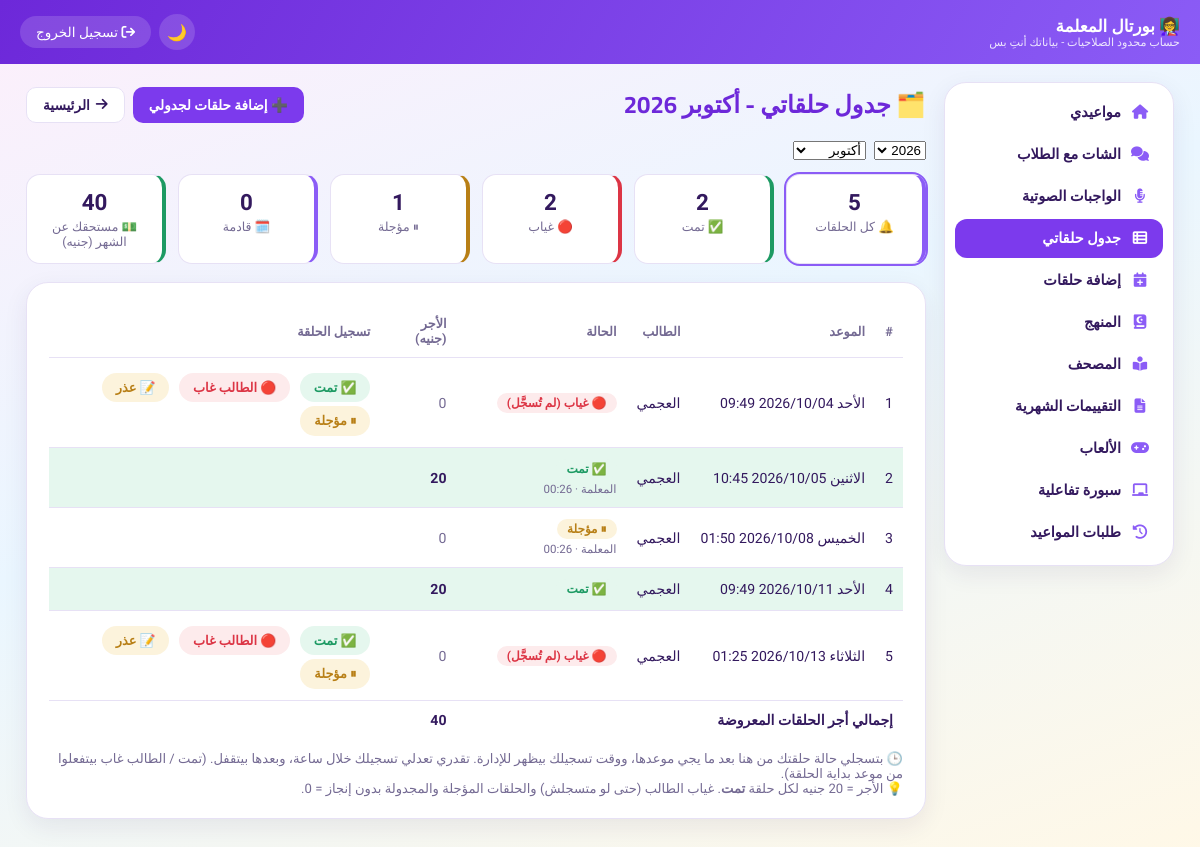
The page /teacher-portal/my-lessons/ (signed in) on the database its author committed.
### core/models.py (models this page shows, shortened)
class Lesson(models.Model):
    STATUS_CHOICES = [
        ('scheduled', 'مجدولة'),
        ('completed', 'تمت'),
        ('student_absent', 'الطالب غائب'),
        ('excused', 'عذر'),
        ('teacher_absent', 'المعلمة لم تتمكن من الحضور'),
        ('cancelled', 'مؤجلة'),
        ('unregistered', 'غير مسجلة'),
    ]
    student = models.ForeignKey(Student, on_delete=models.CASCADE, related_name='lessons', verbose_name="الطالب")
    teacher = models.ForeignKey(Teacher, on_delete=models.CASCADE, related_name='lessons', verbose_name="المعلمة")
    scheduled_at = models.DateTimeField(verbose_name="موعد الحلقة")
    duration_minutes = models.PositiveIntegerField(default=30, verbose_name="مدة الحلقة (دقيقة)")
    status = models.CharField(max_length=20, choices=STATUS_CHOICES, default='scheduled', verbose_name="الحالة")
    status_recorded_at = models.DateTimeField(null=True, blank=True, verbose_name="وقت تسجيل الحالة")
    started_at = models.DateTimeField(null=True, blank=True, verbose_name="وقت بدء الحلقة فعليًا")
    auto_flagged = models.BooleanField(default=False, verbose_name="اتحسبت غياب تلقائيًا من غير ما تتسجل")
    was_late = models.BooleanField(default=False, verbose_name="اتأخرت المعلمة في الحضور")
    CREATOR_CHOICES = [('admin', 'الإدارة / المشرفة'), ('teacher', 'المعلمة')]
    RECORDER_CHOICES = [('teacher', 'المعلمة'), ('supervisor', 'المشرفة'), ('admin', 'الإدارة')]
    created_by = models.CharField(max_length=10, choices=CREATOR_CHOICES, default='admin', verbose_name="أضافها")
    recorded_by = models.CharField(max_length=12, choices=RECORDER_CHOICES, blank=True, default='', verbose_name="سجّل الحالة")
    notes = models.TextField(blank=True, null=True, verbose_name="ملاحظات على الحلقة")
    created_at = models.DateTimeField(auto_now_add=True, verbose_name="تاريخ الإنشاء")
    class Meta:
        verbose_name = "حلقة"
        verbose_name_plural = "الحلقات"
        ordering = ['scheduled_at']
    def end_time(self):
        return self.scheduled_at + timezone.timedelta(minutes=self.duration_minutes)
    def is_overdue_unrecorded(self):
        return self.status == 'scheduled' and timezone.now() > self.end_time()
    def effective_status(self):
        if self.is_overdue_unrecorded():
            return 'student_absent'
        return self.status
    def was_auto_defaulted(self):
        return self.is_overdue_unrecorded()
    def earned_amount(self):
        return float(self.teacher.lesson_rate) if self.status == 'completed' else 0.0
    def table_group(self):
        eff = self.effective_status()
        if eff == 'completed':
            return 'completed'
        if eff in ('student_absent', 'excused', 'teacher_absent', 'unregistered'):
            return 'absent'
        if eff == 'cancelled':
            return 'postponed'
        return 'upcoming'
    def status_label(self):
        if self.was_auto_defaulted():
            return 'غياب (لم تُسجَّل)'
        return self.get_status_display()
    TEACHER_MARK_LABELS = {
        'completed': '✅ تمت',
        'student_absent': '🔴 الطالب غاب',
        'excused': '📝 عذر',
        'cancelled': '⏸ مؤجلة',
    }
    def teacher_mark_options(self, now=None):
        now = now or timezone.now()
        recent_own = (
            self.recorded_by == 'teacher' and self.status_recorded_at
            and now - self.status_recorded_at <= timezone.timedelta(minutes=TEACHER_REMARK_WINDOW_MINUTES)
        )
        if not (self.status == 'scheduled' or recent_own):
            return []
        options = ['excused', 'cancelled']
        if now >= self.scheduled_at:
            options = ['completed', 'student_absent'] + options
        return [o for o in options if o != self.status]
    def teacher_mark_choices(self):
        return [(s, self.TEACHER_MARK_LABELS[s]) for s in self.teacher_mark_options()]
    def teacher_can_delete(self, now=None):
        now = now or timezone.now()
        return self.created_by == 'teacher' and self.status == 'scheduled' and self.scheduled_at > now
    def recorded_by_label(self):
        return dict(self.RECORDER_CHOICES).get(self.recorded_by, '')

class Student(models.Model):
    STATUS_CHOICES = [('active', 'مقيد'), ('inactive', 'غير مقيد')]
    PAYMENT_STATUS_CHOICES = [('paid', 'مدفوع'), ('pending', 'مستحق'), ('overdue', 'متأخر')]
    ENROLLMENT_TYPE_CHOICES = [('new', 'طالب جديد'), ('existing', 'طالب مسجل من قبل')]
    SOURCE_CHOICES = [
        ('ad', 'إعلان'),
        ('referral', 'توصية'),
        ('website', 'الموقع'),
        ('social_media', 'سوشيال ميديا'),
        ('other', 'أخرى'),
    ]
    country = models.ForeignKey(Country, on_delete=models.CASCADE, related_name='students', verbose_name="الدولة")
    teacher = models.ForeignKey(Teacher, on_delete=models.SET_NULL, null=True, blank=True, related_name='students', verbose_name="المعلمة")
    name = models.CharField(max_length=255, verbose_name="اسم الطالب")
    age = models.PositiveIntegerField(null=True, blank=True, verbose_name="السن")
    phone = models.CharField(max_length=20, blank=True, null=True, verbose_name="رقم الهاتف")
    guardian_phone = models.CharField(max_length=20, blank=True, null=True, verbose_name="هاتف ولي الأمر")
    user = models.OneToOneField(
        settings.AUTH_USER_MODEL, null=True, blank=True,
        on_delete=models.SET_NULL, related_name='core_student',
        verbose_name="حساب دخول بوابة الطالب"
    )
    governorate = models.CharField(max_length=100, blank=True, null=True, verbose_name="المحافظة")
    package_name = models.CharField(max_length=100, blank=True, null=True, verbose_name="اسم الباقة")
    lessons_count = models.PositiveIntegerField(default=4, verbose_name="عدد الحلقات")
    subscription_fee = models.DecimalField(max_digits=10, decimal_places=2, default=0, verbose_name="قيمة الاشتراك")
    month = models.CharField(max_length=20, verbose_name="الشهر")
    start_date = models.DateField(default=timezone.now, verbose_name="تاريخ بداية الاشتراك")
    end_date = models.DateField(null=True, blank=True, verbose_name="تاريخ نهاية الاشتراك")
    last_payment_date = models.DateField(null=True, blank=True, verbose_name="آخر دفعة")
    payment_status = models.CharField(max_length=20, choices=PAYMENT_STATUS_CHOICES, default='pending', verbose_name="حالة الدفع")
    status = models.CharField(max_length=20, choices=STATUS_CHOICES, default='active', verbose_name="الحالة")
    notes = models.TextField(blank=True, null=True, verbose_name="ملاحظات عامة")
    join_date = models.DateField(default=timezone.now, verbose_name="تاريخ التسجيل")
    enrollment_type = models.CharField(
        max_length=20, choices=ENROLLMENT_TYPE_CHOICES, default='new',
        verbose_name="نوع التسجيل"
    )
    acquisition_source = models.CharField(
        max_length=20, choices=SOURCE_CHOICES, blank=True, null=True,
        verbose_name="مصدر الطالب (لو جديد)"
    )
    class Meta:
        verbose_name = "طالب"
        verbose_name_plural = "الطلاب"
        ordering = ['name']

### core/views.py (the view)
# urls.py: path('teacher-portal/my-lessons/', views.teacher_lessons_table, name='teacher_lessons_table'),
@teacher_login_required
def teacher_lessons_table(request):
    teacher = request.user.teacher_profile
    now = timezone.now()
    stat_year = _to_int_or_none(request.GET.get('year')) or now.year
    stat_month = _to_int_or_none(request.GET.get('month')) or now.month
    group = request.GET.get('group', '')
    if group not in ('completed', 'absent', 'postponed', 'upcoming'):
        group = ''
    lessons = teacher.lessons_for_period(stat_year, stat_month).select_related('student').order_by('scheduled_at')
    counts = {'completed': 0, 'absent': 0, 'postponed': 0, 'upcoming': 0}
    total_earned = 0.0
    rows = []
    for lesson in lessons:
        g = lesson.table_group()
        counts[g] += 1
        earned = lesson.earned_amount()
        total_earned += earned
        if not group or group == g:
            rows.append({'lesson': lesson, 'group': g, 'label': lesson.status_label(), 'earned': earned})
    context = {
        'teacher': teacher,
        'rows': rows,
        'counts': counts,
        'total_all': sum(counts.values()),
        'total_earned': round(total_earned, 2),
        'shown_earned': round(sum(r['earned'] for r in rows), 2),
        'lesson_rate': teacher.lesson_rate,
        'group': group,
        'monthly_stats': teacher.monthly_lesson_stats(year=stat_year, month=stat_month),
        'stat_year': stat_year,
        'stat_month': stat_month,
        'stat_month_name': ARABIC_MONTHS.get(stat_month, stat_month),
        'arabic_months': ARABIC_MONTHS,
        'stat_years_range': sorted({now.year - 1, now.year, now.year + 1, stat_year}, reverse=True),
    }
    return render(request, 'core/teacher_lessons_table.html', context)

### templates/core/teacher_lessons_table.html (shortened to what this page needs)
{% extends 'core/teacher_portal_base.html' %}
{% block content %}
<div style="display:flex; justify-content:space-between; align-items:center; flex-wrap:wrap; gap:10px;">
    <h2 style="color:var(--violet-700); margin:0;">🗂️ جدول حلقاتي - {{ stat_month_name }} {{ stat_year }}</h2>
    <div style="display:flex; gap:8px; flex-wrap:wrap;">
        <a href="{% url 'teacher_add_lessons' %}" class="btn btn-primary">➕ إضافة حلقات لجدولي</a>
        <a href="{% url 'teacher_portal_home' %}" class="btn btn-outline"><i class="fas fa-arrow-right"></i> الرئيسية</a>
    </div>
</div>
<form method="GET" style="display:flex; gap:8px; margin:14px 0;">
    <select name="year" onchange="this.form.submit()">
        {% for y in stat_years_range %}<option value="{{ y }}" {% if stat_year == y %}selected{% endif %}>{{ y }}</option>{% endfor %}
    </select>
    <select name="month" onchange="this.form.submit()">
        {% for m_num, m_name in arabic_months.items %}<option value="{{ m_num }}" {% if stat_month == m_num %}selected{% endif %}>{{ m_name }}</option>{% endfor %}
    </select>
</form>
<div class="stats-row">
    <a class="stat-box lt-chip {% if not group %}active{% endif %}" href="?year={{ stat_year }}&month={{ stat_month }}"><div class="number">{{ total_all }}</div><div class="label">🔔 كل الحلقات</div></a>
    <a class="stat-box lt-chip {% if group == 'completed' %}active{% endif %}" style="border-right-color:var(--green);" href="?year={{ stat_year }}&month={{ stat_month }}&group=completed"><div class="number">{{ counts.completed }}</div><div class="label">✅ تمت</div></a>
    <a class="stat-box lt-chip {% if group == 'absent' %}active{% endif %}" style="border-right-color:var(--red);" href="?year={{ stat_year }}&month={{ stat_month }}&group=absent"><div class="number">{{ counts.absent }}</div><div class="label">🔴 غياب</div></a>
    <a class="stat-box lt-chip {% if group == 'postponed' %}active{% endif %}" style="border-right-color:var(--amber);" href="?year={{ stat_year }}&month={{ stat_month }}&group=postponed"><div class="number">{{ counts.postponed }}</div><div class="label">⏸ مؤجلة</div></a>
    <a class="stat-box lt-chip {% if group == 'upcoming' %}active{% endif %}" href="?year={{ stat_year }}&month={{ stat_month }}&group=upcoming"><div class="number">{{ counts.upcoming }}</div><div class="label">🗓️ قادمة</div></a>
    <div class="stat-box" style="border-right-color:var(--green);"><div class="number">{{ total_earned|floatformat:"-2" }}</div><div class="label">💵 مستحقك عن الشهر (جنيه)</div></div>
</div>
<div class="card">
    <div class="table-container">
        <table class="lt-table">
            <thead><tr><th>#</th><th>الموعد</th><th>الطالب</th><th>الحالة</th><th>الأجر (جنيه)</th><th>تسجيل الحلقة</th></tr></thead>
            <tbody>
                {% for row in rows %}
                <tr class="lt-row-{{ row.group }}">
                    <td>{{ forloop.counter }}</td>
                    <td class="lt-date">{{ row.lesson.scheduled_at|date:"l Y/m/d H:i" }}</td>
                    <td>{{ row.lesson.student.name }}</td>
                    <td class="lt-status"><span class="badge lt-badge-{{ row.group }}">
                        {% if row.group == 'completed' %}✅ {% elif row.group == 'absent' %}🔴 {% elif row.group == 'postponed' %}⏸ {% else %}🗓️ {% endif %}{{ row.label }}
                    </span>
                    {% if row.lesson.recorded_by %}<div style="font-size:0.72rem; color:var(--ink-muted); margin-top:3px;">{{ row.lesson.recorded_by_label }} · {{ row.lesson.status_recorded_at|date:"H:i" }}</div>{% endif %}
                    </td>
                    <td>{% if row.earned %}<strong>{{ row.earned|floatformat:"-2" }}</strong>{% else %}<span style="color:var(--ink-muted);">0</span>{% endif %}</td>
                    <td>
                        {% include 'core/_teacher_mark_buttons.html' with lesson=row.lesson next_url=request.get_full_path %}
                    </td>
                </tr>
                {% empty %}
                <tr><td colspan="6" style="text-align:center;">لا توجد حلقات في هذا الشهر.</td></tr>
                {% endfor %}
            </tbody>
            <tfoot>
                <tr><td colspan="4">إجمالي أجر الحلقات المعروضة</td><td>{{ shown_earned|floatformat:"-2" }}</td><td></td></tr>
            </tfoot>
        </table>
    </div>
    <p style="font-size:0.82rem; color:var(--ink-muted); margin:12px 0 0;">
        🕒 بتسجلي حالة حلقتك من هنا بعد ما يجي موعدها، ووقت تسجيلك بيظهر للإدارة. تقدري تعدلي تسجيلك خلال ساعة، وبعدها بيتقفل. (تمت / الطالب غاب بيتفعلوا من موعد بداية الحلقة).<br>
        💡 الأجر = {{ lesson_rate|floatformat:"-2" }} جنيه لكل حلقة <strong>تمت</strong>. غياب الطالب (حتى لو متسجلش) والحلقات المؤجلة والمجدولة بدون إنجاز = 0.
    </p>
</div>
{% endblock %}

### templates/core/_teacher_mark_buttons.html (shortened to what this page needs)
{% for val, label in lesson.teacher_mark_choices %}
<form method="POST" action="{% url 'teacher_mark_lesson' lesson.id %}" style="display:inline-block; margin:4px 0 0 6px;"
      onsubmit="return confirm('تأكيد تسجيل حلقة {{ lesson.student.name|escapejs }}: {{ label|escapejs }} ؟ الوقت هيتسجل وهيظهر للإدارة.');">
    <button type="submit" name="status" value="{{ val }}"
            style="border:0; border-radius:999px; padding:7px 14px; font-size:0.8rem; font-weight:700; cursor:pointer; font-family:inherit;
                   {% if val == 'completed' %}background:var(--green-soft); color:var(--green);{% elif val == 'student_absent' %}background:var(--red-soft); color:var(--red);{% else %}background:var(--amber-soft); color:var(--amber);{% endif %}">{{ label }}</button>
</form>
{% endfor %}

### rows shown on the page
Lesson: lesson.scheduled_at "الأحد 2026/10/04 09:49", lesson.student.name "العجمي", label "غياب (لم تُسجَّل)", teacher_mark_choices "✅ تمت" "🔴 الطالب غاب" "📝 عذر" "⏸ مؤجلة"
Lesson: lesson.scheduled_at "الاثنين 2026/10/05 10:45", lesson.student.name "العجمي", label "تمت", lesson.recorded_by_label "المعلمة", lesson.status_recorded_at "00:26", earned "20"
Lesson: lesson.scheduled_at "الخميس 2026/10/08 01:50", lesson.student.name "العجمي", label "مؤجلة", lesson.recorded_by_label "المعلمة", lesson.status_recorded_at "00:26"
Lesson: lesson.scheduled_at "الأحد 2026/10/11 09:49", lesson.student.name "العجمي", label "تمت", earned "20"
Lesson: lesson.scheduled_at "الثلاثاء 2026/10/13 01:25", lesson.student.name "العجمي", label "غياب (لم تُسجَّل)", teacher_mark_choices "✅ تمت" "🔴 الطالب غاب" "📝 عذر" "⏸ مؤجلة"

### other values the page prints
{{ stat_month_name }} "أكتوبر"
{{ stat_year }} "2026"
{{ total_all }} "5"
{{ counts.completed }} "2"
{{ counts.absent }} "2"
{{ counts.postponed }} "1"
{{ counts.upcoming }} "0"
{{ total_earned|floatformat:"-2" }} "40"
{{ shown_earned|floatformat:"-2" }} "40"
form field year "2026"
form field month "أكتوبر"
